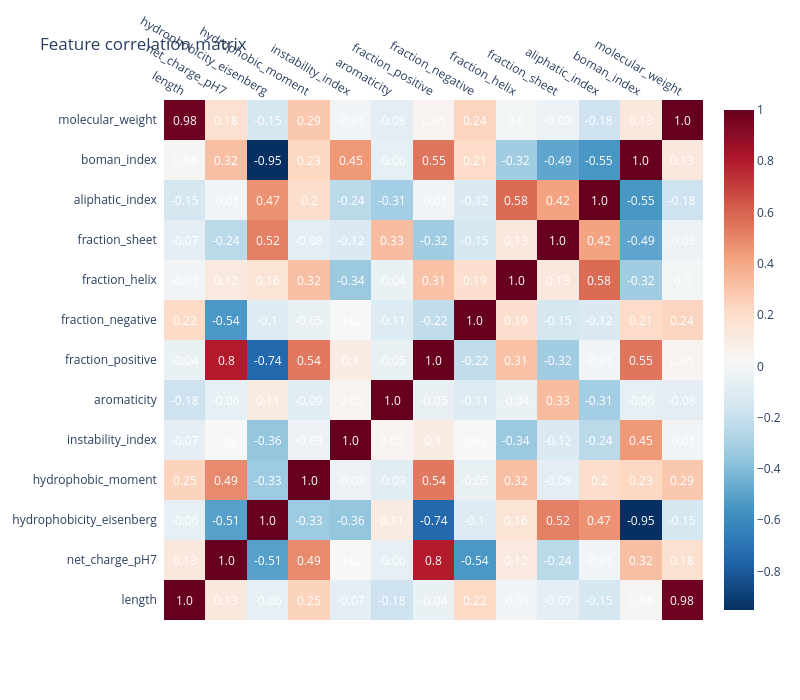

The notebook cell this image was saved under:
### Code cell
import plotly.figure_factory as ff

feature_cols = [
    "length", "net_charge_pH7", "hydrophobicity_eisenberg",
    "hydrophobic_moment", "instability_index", "aromaticity",
    "fraction_positive", "fraction_negative",
    "fraction_helix", "fraction_sheet", "aliphatic_index",
    "boman_index", "molecular_weight",
]

corr = df_full[feature_cols].corr().round(2)
fig = ff.create_annotated_heatmap(
    z=corr.values,
    x=feature_cols,
    y=feature_cols,
    colorscale="RdBu",
    reversescale=True,
    showscale=True,
)
fig.update_layout(
    title="Feature correlation matrix",
    width=800, height=700,
)
fig.show()

### Figure 1 — Plotly figure (JSON) as saved in the notebook; plotly's stock layout.template omitted (floating-point values rounded to 4 significant figures; data arrays with more than 128 entries replaced by an {"elided": "..."} marker saying what was removed)
{"data": [{"colorscale": [[0, "rgb(103,0,31)"], [0.1, "rgb(178,24,43)"], [0.2, "rgb(214,96,77)"], [0.3, "rgb(244,165,130)"], [0.4, "rgb(253,219,199)"], [0.5, "rgb(247,247,247)"], [0.6, "rgb(209,229,240)"], [0.7, "rgb(146,197,222)"], [0.8, "rgb(67,147,195)"], [0.9, "rgb(33,102,172)"], [1, "rgb(5,48,97)"]], "reversescale": true, "showscale": true, "type": "heatmap", "x": ["length", "net_charge_pH7", "hydrophobicity_eisenberg", "hydrophobic_moment", "instability_index", "aromaticity", "fraction_positive", "fraction_negative", "fraction_helix", "fraction_sheet", "aliphatic_index", "boman_index", "molecular_weight"], "y": ["length", "net_charge_pH7", "hydrophobicity_eisenberg", "hydrophobic_moment", "instability_index", "aromaticity", "fraction_positive", "fraction_negative", "fraction_helix", "fraction_sheet", "aliphatic_index", "boman_index", "molecular_weight"], "z": {"elided": "13x13 float values"}}], "layout": {"annotations": [{"font": {"color": "#FFFFFF"}, "showarrow": false, "text": "1.0", "x": "length", "xref": "x", "y": "length", "yref": "y"}, {"font": {"color": "#FFFFFF"}, "showarrow": false, "text": "0.13", "x": "net_charge_pH7", "xref": "x", "y": "length", "yref": "y"}, {"font": {"color": "#FFFFFF"}, "showarrow": false, "text": "-0.06", "x": "hydrophobicity_eisenberg", "xref": "x", "y": "length", "yref": "y"}, {"font": {"color": "#FFFFFF"}, "showarrow": false, "text": "0.25", "x": "hydrophobic_moment", "xref": "x", "y": "length", "yref": "y"}, {"font": {"color": "#FFFFFF"}, "showarrow": false, "text": "-0.07", "x": "instability_index", "xref": "x", "y": "length", "yref": "y"}, {"font": {"color": "#FFFFFF"}, "showarrow": false, "text": "-0.18", "x": "aromaticity", "xref": "x", "y": "length", "yref": "y"}, {"font": {"color": "#FFFFFF"}, "showarrow": false, "text": "-0.04", "x": "fraction_positive", "xref": "x", "y": "length", "yref": "y"}, {"font": {"color": "#FFFFFF"}, "showarrow": false, "text": "0.22", "x": "fraction_negative", "xref": "x", "y": "length", "yref": "y"}, {"font": {"color": "#FFFFFF"}, "showarrow": false, "text": "-0.01", "x": "fraction_helix", "xref": "x", "y": "length", "yref": "y"}, {"font": {"color": "#FFFFFF"}, "showarrow": false, "text": "-0.07", "x": "fraction_sheet", "xref": "x", "y": "length", "yref": "y"}, {"font": {"color": "#FFFFFF"}, "showarrow": false, "text": "-0.15", "x": "aliphatic_index", "xref": "x", "y": "length", "yref": "y"}, {"font": {"color": "#FFFFFF"}, "showarrow": false, "text": "0.04", "x": "boman_index", "xref": "x", "y": "length", "yref": "y"}, {"font": {"color": "#FFFFFF"}, "showarrow": false, "text": "0.98", "x": "molecular_weight", "xref": "x", "y": "length", "yref": "y"}, {"font": {"color": "#FFFFFF"}, "showarrow": false, "text": "0.13", "x": "length", "xref": "x", "y": "net_charge_pH7", "yref": "y"}, {"font": {"color": "#FFFFFF"}, "showarrow": false, "text": "1.0", "x": "net_charge_pH7", "xref": "x", "y": "net_charge_pH7", "yref": "y"}, {"font": {"color": "#FFFFFF"}, "showarrow": false, "text": "-0.51", "x": "hydrophobicity_eisenberg", "xref": "x", "y": "net_charge_pH7", "yref": "y"}, {"font": {"color": "#FFFFFF"}, "showarrow": false, "text": "0.49", "x": "hydrophobic_moment", "xref": "x", "y": "net_charge_pH7", "yref": "y"}, {"font": {"color": "#FFFFFF"}, "showarrow": false, "text": "0.02", "x": "instability_index", "xref": "x", "y": "net_charge_pH7", "yref": "y"}, {"font": {"color": "#FFFFFF"}, "showarrow": false, "text": "-0.06", "x": "aromaticity", "xref": "x", "y": "net_charge_pH7", "yref": "y"}, {"font": {"color": "#FFFFFF"}, "showarrow": false, "text": "0.8", "x": "fraction_positive", "xref": "x", "y": "net_charge_pH7", "yref": "y"}, {"font": {"color": "#FFFFFF"}, "showarrow": false, "text": "-0.54", "x": "fraction_negative", "xref": "x", "y": "net_charge_pH7", "yref": "y"}, {"font": {"color": "#FFFFFF"}, "showarrow": false, "text": "0.12", "x": "fraction_helix", "xref": "x", "y": "net_charge_pH7", "yref": "y"}, {"font": {"color": "#FFFFFF"}, "showarrow": false, "text": "-0.24", "x": "fraction_sheet", "xref": "x", "y": "net_charge_pH7", "yref": "y"}, {"font": {"color": "#FFFFFF"}, "showarrow": false, "text": "-0.01", "x": "aliphatic_index", "xref": "x", "y": "net_charge_pH7", "yref": "y"}, {"font": {"color": "#FFFFFF"}, "showarrow": false, "text": "0.32", "x": "boman_index", "xref": "x", "y": "net_charge_pH7", "yref": "y"}, {"font": {"color": "#FFFFFF"}, "showarrow": false, "text": "0.18", "x": "molecular_weight", "xref": "x", "y": "net_charge_pH7", "yref": "y"}, {"font": {"color": "#FFFFFF"}, "showarrow": false, "text": "-0.06", "x": "length", "xref": "x", "y": "hydrophobicity_eisenberg", "yref": "y"}, {"font": {"color": "#FFFFFF"}, "showarrow": false, "text": "-0.51", "x": "net_charge_pH7", "xref": "x", "y": "hydrophobicity_eisenberg", "yref": "y"}, {"font": {"color": "#FFFFFF"}, "showarrow": false, "text": "1.0", "x": "hydrophobicity_eisenberg", "xref": "x", "y": "hydrophobicity_eisenberg", "yref": "y"}, {"font": {"color": "#FFFFFF"}, "showarrow": false, "text": "-0.33", "x": "hydrophobic_moment", "xref": "x", "y": "hydrophobicity_eisenberg", "yref": "y"}, {"font": {"color": "#FFFFFF"}, "showarrow": false, "text": "-0.36", "x": "instability_index", "xref": "x", "y": "hydrophobicity_eisenberg", "yref": "y"}, {"font": {"color": "#FFFFFF"}, "showarrow": false, "text": "0.11", "x": "aromaticity", "xref": "x", "y": "hydrophobicity_eisenberg", "yref": "y"}, {"font": {"color": "#FFFFFF"}, "showarrow": false, "text": "-0.74", "x": "fraction_positive", "xref": "x", "y": "hydrophobicity_eisenberg", "yref": "y"}, {"font": {"color": "#FFFFFF"}, "showarrow": false, "text": "-0.1", "x": "fraction_negative", "xref": "x", "y": "hydrophobicity_eisenberg", "yref": "y"}, {"font": {"color": "#FFFFFF"}, "showarrow": false, "text": "0.16", "x": "fraction_helix", "xref": "x", "y": "hydrophobicity_eisenberg", "yref": "y"}, {"font": {"color": "#FFFFFF"}, "showarrow": false, "text": "0.52", "x": "fraction_sheet", "xref": "x", "y": "hydrophobicity_eisenberg", "yref": "y"}, {"font": {"color": "#FFFFFF"}, "showarrow": false, "text": "0.47", "x": "aliphatic_index", "xref": "x", "y": "hydrophobicity_eisenberg", "yref": "y"}, {"font": {"color": "#FFFFFF"}, "showarrow": false, "text": "-0.95", "x": "boman_index", "xref": "x", "y": "hydrophobicity_eisenberg", "yref": "y"}, {"font": {"color": "#FFFFFF"}, "showarrow": false, "text": "-0.15", "x": "molecular_weight", "xref": "x", "y": "hydrophobicity_eisenberg", "yref": "y"}, {"font": {"color": "#FFFFFF"}, "showarrow": false, "text": "0.25", "x": "length", "xref": "x", "y": "hydrophobic_moment", "yref": "y"}, {"font": {"color": "#FFFFFF"}, "showarrow": false, "text": "0.49", "x": "net_charge_pH7", "xref": "x", "y": "hydrophobic_moment", "yref": "y"}, {"font": {"color": "#FFFFFF"}, "showarrow": false, "text": "-0.33", "x": "hydrophobicity_eisenberg", "xref": "x", "y": "hydrophobic_moment", "yref": "y"}, {"font": {"color": "#FFFFFF"}, "showarrow": false, "text": "1.0", "x": "hydrophobic_moment", "xref": "x", "y": "hydrophobic_moment", "yref": "y"}, {"font": {"color": "#FFFFFF"}, "showarrow": false, "text": "-0.03", "x": "instability_index", "xref": "x", "y": "hydrophobic_moment", "yref": "y"}, {"font": {"color": "#FFFFFF"}, "showarrow": false, "text": "-0.09", "x": "aromaticity", "xref": "x", "y": "hydrophobic_moment", "yref": "y"}, {"font": {"color": "#FFFFFF"}, "showarrow": false, "text": "0.54", "x": "fraction_positive", "xref": "x", "y": "hydrophobic_moment", "yref": "y"}, {"font": {"color": "#FFFFFF"}, "showarrow": false, "text": "-0.05", "x": "fraction_negative", "xref": "x", "y": "hydrophobic_moment", "yref": "y"}, {"font": {"color": "#FFFFFF"}, "showarrow": false, "text": "0.32", "x": "fraction_helix", "xref": "x", "y": "hydrophobic_moment", "yref": "y"}, {"font": {"color": "#FFFFFF"}, "showarrow": false, "text": "-0.08", "x": "fraction_sheet", "xref": "x", "y": "hydrophobic_moment", "yref": "y"}, {"font": {"color": "#FFFFFF"}, "showarrow": false, "text": "0.2", "x": "aliphatic_index", "xref": "x", "y": "hydrophobic_moment", "yref": "y"}, {"font": {"color": "#FFFFFF"}, "showarrow": false, "text": "0.23", "x": "boman_index", "xref": "x", "y": "hydrophobic_moment", "yref": "y"}, {"font": {"color": "#FFFFFF"}, "showarrow": false, "text": "0.29", "x": "molecular_weight", "xref": "x", "y": "hydrophobic_moment", "yref": "y"}, {"font": {"color": "#FFFFFF"}, "showarrow": false, "text": "-0.07", "x": "length", "xref": "x", "y": "instability_index", "yref": "y"}, {"font": {"color": "#FFFFFF"}, "showarrow": false, "text": "0.02", "x": "net_charge_pH7", "xref": "x", "y": "instability_index", "yref": "y"}, {"font": {"color": "#FFFFFF"}, "showarrow": false, "text": "-0.36", "x": "hydrophobicity_eisenberg", "xref": "x", "y": "instability_index", "yref": "y"}, {"font": {"color": "#FFFFFF"}, "showarrow": false, "text": "-0.03", "x": "hydrophobic_moment", "xref": "x", "y": "instability_index", "yref": "y"}, {"font": {"color": "#FFFFFF"}, "showarrow": false, "text": "1.0", "x": "instability_index", "xref": "x", "y": "instability_index", "yref": "y"}, {"font": {"color": "#FFFFFF"}, "showarrow": false, "text": "0.05", "x": "aromaticity", "xref": "x", "y": "instability_index", "yref": "y"}, {"font": {"color": "#FFFFFF"}, "showarrow": false, "text": "0.1", "x": "fraction_positive", "xref": "x", "y": "instability_index", "yref": "y"}, {"font": {"color": "#FFFFFF"}, "showarrow": false, "text": "0.02", "x": "fraction_negative", "xref": "x", "y": "instability_index", "yref": "y"}, {"font": {"color": "#FFFFFF"}, "showarrow": false, "text": "-0.34", "x": "fraction_helix", "xref": "x", "y": "instability_index", "yref": "y"}, {"font": {"color": "#FFFFFF"}, "showarrow": false, "text": "-0.12", "x": "fraction_sheet", "xref": "x", "y": "instability_index", "yref": "y"}, {"font": {"color": "#FFFFFF"}, "showarrow": false, "text": "-0.24", "x": "aliphatic_index", "xref": "x", "y": "instability_index", "yref": "y"}, {"font": {"color": "#FFFFFF"}, "showarrow": false, "text": "0.45", "x": "boman_index", "xref": "x", "y": "instability_index", "yref": "y"}, {"font": {"color": "#FFFFFF"}, "showarrow": false, "text": "-0.01", "x": "molecular_weight", "xref": "x", "y": "instability_index", "yref": "y"}, {"font": {"color": "#FFFFFF"}, "showarrow": false, "text": "-0.18", "x": "length", "xref": "x", "y": "aromaticity", "yref": "y"}, {"font": {"color": "#FFFFFF"}, "showarrow": false, "text": "-0.06", "x": "net_charge_pH7", "xref": "x", "y": "aromaticity", "yref": "y"}, {"font": {"color": "#FFFFFF"}, "showarrow": false, "text": "0.11", "x": "hydrophobicity_eisenberg", "xref": "x", "y": "aromaticity", "yref": "y"}, {"font": {"color": "#FFFFFF"}, "showarrow": false, "text": "-0.09", "x": "hydrophobic_moment", "xref": "x", "y": "aromaticity", "yref": "y"}, {"font": {"color": "#FFFFFF"}, "showarrow": false, "text": "0.05", "x": "instability_index", "xref": "x", "y": "aromaticity", "yref": "y"}, {"font": {"color": "#FFFFFF"}, "showarrow": false, "text": "1.0", "x": "aromaticity", "xref": "x", "y": "aromaticity", "yref": "y"}, {"font": {"color": "#FFFFFF"}, "showarrow": false, "text": "-0.05", "x": "fraction_positive", "xref": "x", "y": "aromaticity", "yref": "y"}, {"font": {"color": "#FFFFFF"}, "showarrow": false, "text": "-0.11", "x": "fraction_negative", "xref": "x", "y": "aromaticity", "yref": "y"}, {"font": {"color": "#FFFFFF"}, "showarrow": false, "text": "-0.04", "x": "fraction_helix", "xref": "x", "y": "aromaticity", "yref": "y"}, {"font": {"color": "#FFFFFF"}, "showarrow": false, "text": "0.33", "x": "fraction_sheet", "xref": "x", "y": "aromaticity", "yref": "y"}, {"font": {"color": "#FFFFFF"}, "showarrow": false, "text": "-0.31", "x": "aliphatic_index", "xref": "x", "y": "aromaticity", "yref": "y"}, {"font": {"color": "#FFFFFF"}, "showarrow": false, "text": "-0.06", "x": "boman_index", "xref": "x", "y": "aromaticity", "yref": "y"}, {"font": {"color": "#FFFFFF"}, "showarrow": false, "text": "-0.08", "x": "molecular_weight", "xref": "x", "y": "aromaticity", "yref": "y"}, {"font": {"color": "#FFFFFF"}, "showarrow": false, "text": "-0.04", "x": "length", "xref": "x", "y": "fraction_positive", "yref": "y"}, {"font": {"color": "#FFFFFF"}, "showarrow": false, "text": "0.8", "x": "net_charge_pH7", "xref": "x", "y": "fraction_positive", "yref": "y"}, {"font": {"color": "#FFFFFF"}, "showarrow": false, "text": "-0.74", "x": "hydrophobicity_eisenberg", "xref": "x", "y": "fraction_positive", "yref": "y"}, {"font": {"color": "#FFFFFF"}, "showarrow": false, "text": "0.54", "x": "hydrophobic_moment", "xref": "x", "y": "fraction_positive", "yref": "y"}, {"font": {"color": "#FFFFFF"}, "showarrow": false, "text": "0.1", "x": "instability_index", "xref": "x", "y": "fraction_positive", "yref": "y"}, {"font": {"color": "#FFFFFF"}, "showarrow": false, "text": "-0.05", "x": "aromaticity", "xref": "x", "y": "fraction_positive", "yref": "y"}, {"font": {"color": "#FFFFFF"}, "showarrow": false, "text": "1.0", "x": "fraction_positive", "xref": "x", "y": "fraction_positive", "yref": "y"}, {"font": {"color": "#FFFFFF"}, "showarrow": false, "text": "-0.22", "x": "fraction_negative", "xref": "x", "y": "fraction_positive", "yref": "y"}, {"font": {"color": "#FFFFFF"}, "showarrow": false, "text": "0.31", "x": "fraction_helix", "xref": "x", "y": "fraction_positive", "yref": "y"}, {"font": {"color": "#FFFFFF"}, "showarrow": false, "text": "-0.32", "x": "fraction_sheet", "xref": "x", "y": "fraction_positive", "yref": "y"}, {"font": {"color": "#FFFFFF"}, "showarrow": false, "text": "-0.01", "x": "aliphatic_index", "xref": "x", "y": "fraction_positive", "yref": "y"}, {"font": {"color": "#FFFFFF"}, "showarrow": false, "text": "0.55", "x": "boman_index", "xref": "x", "y": "fraction_positive", "yref": "y"}, {"font": {"color": "#FFFFFF"}, "showarrow": false, "text": "0.05", "x": "molecular_weight", "xref": "x", "y": "fraction_positive", "yref": "y"}, {"font": {"color": "#FFFFFF"}, "showarrow": false, "text": "0.22", "x": "length", "xref": "x", "y": "fraction_negative", "yref": "y"}, {"font": {"color": "#FFFFFF"}, "showarrow": false, "text": "-0.54", "x": "net_charge_pH7", "xref": "x", "y": "fraction_negative", "yref": "y"}, {"font": {"color": "#FFFFFF"}, "showarrow": false, "text": "-0.1", "x": "hydrophobicity_eisenberg", "xref": "x", "y": "fraction_negative", "yref": "y"}, {"font": {"color": "#FFFFFF"}, "showarrow": false, "text": "-0.05", "x": "hydrophobic_moment", "xref": "x", "y": "fraction_negative", "yref": "y"}, {"font": {"color": "#FFFFFF"}, "showarrow": false, "text": "0.02", "x": "instability_index", "xref": "x", "y": "fraction_negative", "yref": "y"}, {"font": {"color": "#FFFFFF"}, "showarrow": false, "text": "-0.11", "x": "aromaticity", "xref": "x", "y": "fraction_negative", "yref": "y"}, {"font": {"color": "#FFFFFF"}, "showarrow": false, "text": "-0.22", "x": "fraction_positive", "xref": "x", "y": "fraction_negative", "yref": "y"}, {"font": {"color": "#FFFFFF"}, "showarrow": false, "text": "1.0", "x": "fraction_negative", "xref": "x", "y": "fraction_negative", "yref": "y"}, {"font": {"color": "#FFFFFF"}, "showarrow": false, "text": "0.19", "x": "fraction_helix", "xref": "x", "y": "fraction_negative", "yref": "y"}, {"font": {"color": "#FFFFFF"}, "showarrow": false, "text": "-0.15", "x": "fraction_sheet", "xref": "x", "y": "fraction_negative", "yref": "y"}, {"font": {"color": "#FFFFFF"}, "showarrow": false, "text": "-0.12", "x": "aliphatic_index", "xref": "x", "y": "fraction_negative", "yref": "y"}, {"font": {"color": "#FFFFFF"}, "showarrow": false, "text": "0.21", "x": "boman_index", "xref": "x", "y": "fraction_negative", "yref": "y"}, {"font": {"color": "#FFFFFF"}, "showarrow": false, "text": "0.24", "x": "molecular_weight", "xref": "x", "y": "fraction_negative", "yref": "y"}, {"font": {"color": "#FFFFFF"}, "showarrow": false, "text": "-0.01", "x": "length", "xref": "x", "y": "fraction_helix", "yref": "y"}, {"font": {"color": "#FFFFFF"}, "showarrow": false, "text": "0.12", "x": "net_charge_pH7", "xref": "x", "y": "fraction_helix", "yref": "y"}, {"font": {"color": "#FFFFFF"}, "showarrow": false, "text": "0.16", "x": "hydrophobicity_eisenberg", "xref": "x", "y": "fraction_helix", "yref": "y"}, {"font": {"color": "#FFFFFF"}, "showarrow": false, "text": "0.32", "x": "hydrophobic_moment", "xref": "x", "y": "fraction_helix", "yref": "y"}, {"font": {"color": "#FFFFFF"}, "showarrow": false, "text": "-0.34", "x": "instability_index", "xref": "x", "y": "fraction_helix", "yref": "y"}, {"font": {"color": "#FFFFFF"}, "showarrow": false, "text": "-0.04", "x": "aromaticity", "xref": "x", "y": "fraction_helix", "yref": "y"}, {"font": {"color": "#FFFFFF"}, "showarrow": false, "text": "0.31", "x": "fraction_positive", "xref": "x", "y": "fraction_helix", "yref": "y"}, {"font": {"color": "#FFFFFF"}, "showarrow": false, "text": "0.19", "x": "fraction_negative", "xref": "x", "y": "fraction_helix", "yref": "y"}, {"font": {"color": "#FFFFFF"}, "showarrow": false, "text": "1.0", "x": "fraction_helix", "xref": "x", "y": "fraction_helix", "yref": "y"}, {"font": {"color": "#FFFFFF"}, "showarrow": false, "text": "0.13", "x": "fraction_sheet", "xref": "x", "y": "fraction_helix", "yref": "y"}, {"font": {"color": "#FFFFFF"}, "showarrow": false, "text": "0.58", "x": "aliphatic_index", "xref": "x", "y": "fraction_helix", "yref": "y"}, {"font": {"color": "#FFFFFF"}, "showarrow": false, "text": "-0.32", "x": "boman_index", "xref": "x", "y": "fraction_helix", "yref": "y"}, {"font": {"color": "#FFFFFF"}, "showarrow": false, "text": "0.0", "x": "molecular_weight", "xref": "x", "y": "fraction_helix", "yref": "y"}, {"font": {"color": "#FFFFFF"}, "showarrow": false, "text": "-0.07", "x": "length", "xref": "x", "y": "fraction_sheet", "yref": "y"}, {"font": {"color": "#FFFFFF"}, "showarrow": false, "text": "-0.24", "x": "net_charge_pH7", "xref": "x", "y": "fraction_sheet", "yref": "y"}, {"font": {"color": "#FFFFFF"}, "showarrow": false, "text": "0.52", "x": "hydrophobicity_eisenberg", "xref": "x", "y": "fraction_sheet", "yref": "y"}, {"font": {"color": "#FFFFFF"}, "showarrow": false, "text": "-0.08", "x": "hydrophobic_moment", "xref": "x", "y": "fraction_sheet", "yref": "y"}, {"font": {"color": "#FFFFFF"}, "showarrow": false, "text": "-0.12", "x": "instability_index", "xref": "x", "y": "fraction_sheet", "yref": "y"}, {"font": {"color": "#FFFFFF"}, "showarrow": false, "text": "0.33", "x": "aromaticity", "xref": "x", "y": "fraction_sheet", "yref": "y"}, {"font": {"color": "#FFFFFF"}, "showarrow": false, "text": "-0.32", "x": "fraction_positive", "xref": "x", "y": "fraction_sheet", "yref": "y"}, {"font": {"color": "#FFFFFF"}, "showarrow": false, "text": "-0.15", "x": "fraction_negative", "xref": "x", "y": "fraction_sheet", "yref": "y"}, {"font": {"color": "#FFFFFF"}, "showarrow": false, "text": "0.13", "x": "fraction_helix", "xref": "x", "y": "fraction_sheet", "yref": "y"}, {"font": {"color": "#FFFFFF"}, "showarrow": false, "text": "1.0", "x": "fraction_sheet", "xref": "x", "y": "fraction_sheet", "yref": "y"}, {"font": {"color": "#FFFFFF"}, "showarrow": false, "text": "0.42", "x": "aliphatic_index", "xref": "x", "y": "fraction_sheet", "yref": "y"}, {"font": {"color": "#FFFFFF"}, "showarrow": false, "text": "-0.49", "x": "boman_index", "xref": "x", "y": "fraction_sheet", "yref": "y"}, {"font": {"color": "#FFFFFF"}, "showarrow": false, "text": "-0.03", "x": "molecular_weight", "xref": "x", "y": "fraction_sheet", "yref": "y"}, {"font": {"color": "#FFFFFF"}, "showarrow": false, "text": "-0.15", "x": "length", "xref": "x", "y": "aliphatic_index", "yref": "y"}, {"font": {"color": "#FFFFFF"}, "showarrow": false, "text": "-0.01", "x": "net_charge_pH7", "xref": "x", "y": "aliphatic_index", "yref": "y"}, {"font": {"color": "#FFFFFF"}, "showarrow": false, "text": "0.47", "x": "hydrophobicity_eisenberg", "xref": "x", "y": "aliphatic_index", "yref": "y"}, {"font": {"color": "#FFFFFF"}, "showarrow": false, "text": "0.2", "x": "hydrophobic_moment", "xref": "x", "y": "aliphatic_index", "yref": "y"}, {"font": {"color": "#FFFFFF"}, "showarrow": false, "text": "-0.24", "x": "instability_index", "xref": "x", "y": "aliphatic_index", "yref": "y"}, {"font": {"color": "#FFFFFF"}, "showarrow": false, "text": "-0.31", "x": "aromaticity", "xref": "x", "y": "aliphatic_index", "yref": "y"}, {"font": {"color": "#FFFFFF"}, "showarrow": false, "text": "-0.01", "x": "fraction_positive", "xref": "x", "y": "aliphatic_index", "yref": "y"}, {"font": {"color": "#FFFFFF"}, "showarrow": false, "text": "-0.12", "x": "fraction_negative", "xref": "x", "y": "aliphatic_index", "yref": "y"}, {"font": {"color": "#FFFFFF"}, "showarrow": false, "text": "0.58", "x": "fraction_helix", "xref": "x", "y": "aliphatic_index", "yref": "y"}, {"font": {"color": "#FFFFFF"}, "showarrow": false, "text": "0.42", "x": "fraction_sheet", "xref": "x", "y": "aliphatic_index", "yref": "y"}, {"font": {"color": "#FFFFFF"}, "showarrow": false, "text": "1.0", "x": "aliphatic_index", "xref": "x", "y": "aliphatic_index", "yref": "y"}, {"font": {"color": "#FFFFFF"}, "showarrow": false, "text": "-0.55", "x": "boman_index", "xref": "x", "y": "aliphatic_index", "yref": "y"}, {"font": {"color": "#FFFFFF"}, "showarrow": false, "text": "-0.18", "x": "molecular_weight", "xref": "x", "y": "aliphatic_index", "yref": "y"}, {"font": {"color": "#FFFFFF"}, "showarrow": false, "text": "0.04", "x": "length", "xref": "x", "y": "boman_index", "yref": "y"}, {"font": {"color": "#FFFFFF"}, "showarrow": false, "text": "0.32", "x": "net_charge_pH7", "xref": "x", "y": "boman_index", "yref": "y"}, {"font": {"color": "#FFFFFF"}, "showarrow": false, "text": "-0.95", "x": "hydrophobicity_eisenberg", "xref": "x", "y": "boman_index", "yref": "y"}, {"font": {"color": "#FFFFFF"}, "showarrow": false, "text": "0.23", "x": "hydrophobic_moment", "xref": "x", "y": "boman_index", "yref": "y"}, {"font": {"color": "#FFFFFF"}, "showarrow": false, "text": "0.45", "x": "instability_index", "xref": "x", "y": "boman_index", "yref": "y"}, {"font": {"color": "#FFFFFF"}, "showarrow": false, "text": "-0.06", "x": "aromaticity", "xref": "x", "y": "boman_index", "yref": "y"}, {"font": {"color": "#FFFFFF"}, "showarrow": false, "text": "0.55", "x": "fraction_positive", "xref": "x", "y": "boman_index", "yref": "y"}, {"font": {"color": "#FFFFFF"}, "showarrow": false, "text": "0.21", "x": "fraction_negative", "xref": "x", "y": "boman_index", "yref": "y"}, {"font": {"color": "#FFFFFF"}, "showarrow": false, "text": "-0.32", "x": "fraction_helix", "xref": "x", "y": "boman_index", "yref": "y"}, {"font": {"color": "#FFFFFF"}, "showarrow": false, "text": "-0.49", "x": "fraction_sheet", "xref": "x", "y": "boman_index", "yref": "y"}, {"font": {"color": "#FFFFFF"}, "showarrow": false, "text": "-0.55", "x": "aliphatic_index", "xref": "x", "y": "boman_index", "yref": "y"}, {"font": {"color": "#FFFFFF"}, "showarrow": false, "text": "1.0", "x": "boman_index", "xref": "x", "y": "boman_index", "yref": "y"}, {"font": {"color": "#FFFFFF"}, "showarrow": false, "text": "0.13", "x": "molecular_weight", "xref": "x", "y": "boman_index", "yref": "y"}, {"font": {"color": "#FFFFFF"}, "showarrow": false, "text": "0.98", "x": "length", "xref": "x", "y": "molecular_weight", "yref": "y"}, {"font": {"color": "#FFFFFF"}, "showarrow": false, "text": "0.18", "x": "net_charge_pH7", "xref": "x", "y": "molecular_weight", "yref": "y"}, {"font": {"color": "#FFFFFF"}, "showarrow": false, "text": "-0.15", "x": "hydrophobicity_eisenberg", "xref": "x", "y": "molecular_weight", "yref": "y"}, {"font": {"color": "#FFFFFF"}, "showarrow": false, "text": "0.29", "x": "hydrophobic_moment", "xref": "x", "y": "molecular_weight", "yref": "y"}, {"font": {"color": "#FFFFFF"}, "showarrow": false, "text": "-0.01", "x": "instability_index", "xref": "x", "y": "molecular_weight", "yref": "y"}, {"font": {"color": "#FFFFFF"}, "showarrow": false, "text": "-0.08", "x": "aromaticity", "xref": "x", "y": "molecular_weight", "yref": "y"}, {"font": {"color": "#FFFFFF"}, "showarrow": false, "text": "0.05", "x": "fraction_positive", "xref": "x", "y": "molecular_weight", "yref": "y"}, {"font": {"color": "#FFFFFF"}, "showarrow": false, "text": "0.24", "x": "fraction_negative", "xref": "x", "y": "molecular_weight", "yref": "y"}, {"font": {"color": "#FFFFFF"}, "showarrow": false, "text": "0.0", "x": "fraction_helix", "xref": "x", "y": "molecular_weight", "yref": "y"}, {"font": {"color": "#FFFFFF"}, "showarrow": false, "text": "-0.03", "x": "fraction_sheet", "xref": "x", "y": "molecular_weight", "yref": "y"}, {"font": {"color": "#FFFFFF"}, "showarrow": false, "text": "-0.18", "x": "aliphatic_index", "xref": "x", "y": "molecular_weight", "yref": "y"}, {"font": {"color": "#FFFFFF"}, "showarrow": false, "text": "0.13", "x": "boman_index", "xref": "x", "y": "molecular_weight", "yref": "y"}, {"font": {"color": "#FFFFFF"}, "showarrow": false, "text": "1.0", "x": "molecular_weight", "xref": "x", "y": "molecular_weight", "yref": "y"}], "height": 700, "title": {"text": "Feature correlation matrix"}, "width": 800, "xaxis": {"dtick": 1, "gridcolor": "rgb(0, 0, 0)", "side": "top", "ticks": ""}, "yaxis": {"dtick": 1, "ticks": "", "ticksuffix": "  "}}}
